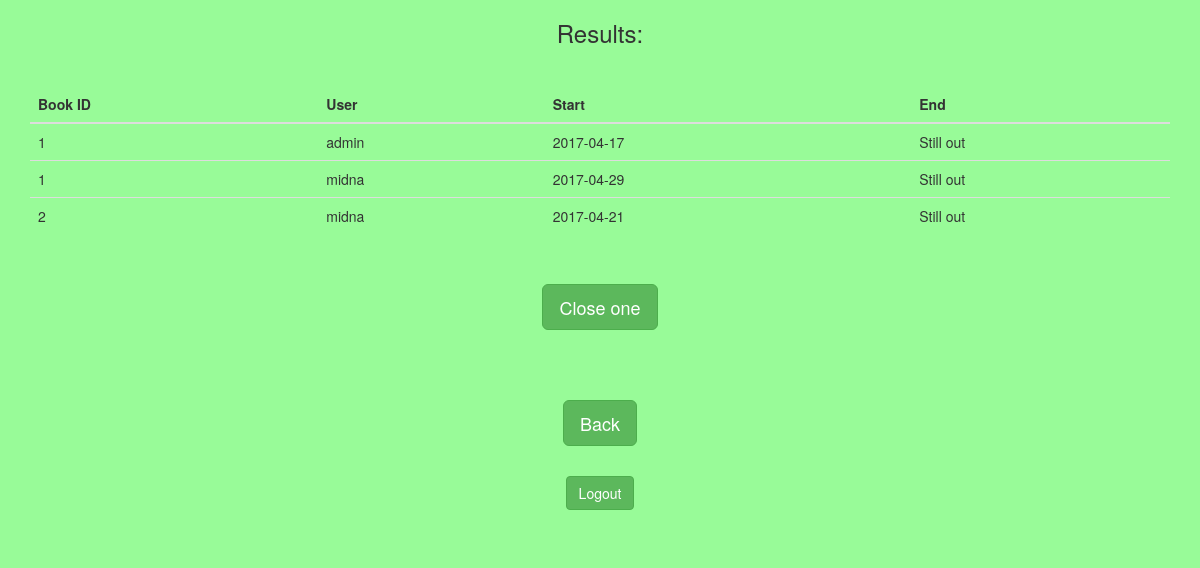
Page /allout.php (signed in) on the committed database.
### tables this page shows
CREATE TABLE `lending` (
  `id` int(10) UNSIGNED NOT NULL,
  `username` varchar(255) NOT NULL,
  `startdate` date NOT NULL,
  `end` date DEFAULT '0000-00-00'
);

### allout.php (the view, shortened to what this page needs)
<!DOCTYPE html>
<?php
        $servername = "localhost";
        $username = "root";
        $password = "";
        $dbname = "library";
        $conn = new mysqli($servername, $username, $password, $dbname);
        $sql = 'select * from lending;';
        $result = $conn->query($sql);
?>
<html>
  <head>
    <link rel="stylesheet" href="https://maxcdn.bootstrapcdn.com/bootstrap/3.3.7/css/bootstrap.min.css">
  </head>
  <body style="background-color:palegreen">
  <div class="container">
    <h3 class="text-center">Results:</h3>
        <div class="col-xs-12" style="height:30px;"></div>
        <?php
            if(isset($result) && $result != NULL)
            {
                if ($result->num_rows > 0)
                {
                    echo "<table class='table table-hover'>";
                    echo "<thead><tr><th>Book ID</th><th>User</th><th>Start</th><th>End</th></thead>";
                    echo "<tbody>";
                    while($row = $result->fetch_assoc())
                    {
                        echo "<tr>";
                        echo "<td>" . $row["id"] . "</td>";
                        echo "<td>" . $row["username"] . "</td>";
                        echo "<td>" . $row["startdate"] . "</td>";
                        if ($row['end'] == "0000-00-00")
                            echo "<td>Still out</td>";
                        else
                            echo "<td>" . $row["end"] . "</td>";
                        echo "</tr>";
                    }
                    echo "</tbody>";
                    echo "</table>";
                }
                else
                {
                    echo "<div class='text-center'>
                            No results.
                          </div>";
                }
            }
        ?>
      <div class="col-xs-12" style="height:30px;"></div>
      <form action="closebk.php">
      <div class="text-center">
        <button type="submit" class="btn btn-success btn-lg">Close one</button>
      </div>
    </form>
        <div class="col-xs-12" style="height:70px;"></div>
    <form action="management.php">
      <div class="text-center">
        <button type="submit" class="btn btn-success btn-lg">Back</button>
      </div>
    </form>
        <div class="col-xs-12" style="height:30px;"></div>
      <form action="logout.php">
      <div class="text-center">
        <button type="submit" class="btn btn-success btn-md">Logout</button>
      </div>
    </form>
        <div class="col-xs-12" style="height:30px;"></div>
  </div>
  </body>
</html>

### rows in the picture
lending: id "1", username "admin", startdate "2017-04-17", end "Still out"
lending: id "1", username "midna", startdate "2017-04-29", end "Still out"
lending: id "2", username "midna", startdate "2017-04-21", end "Still out"
